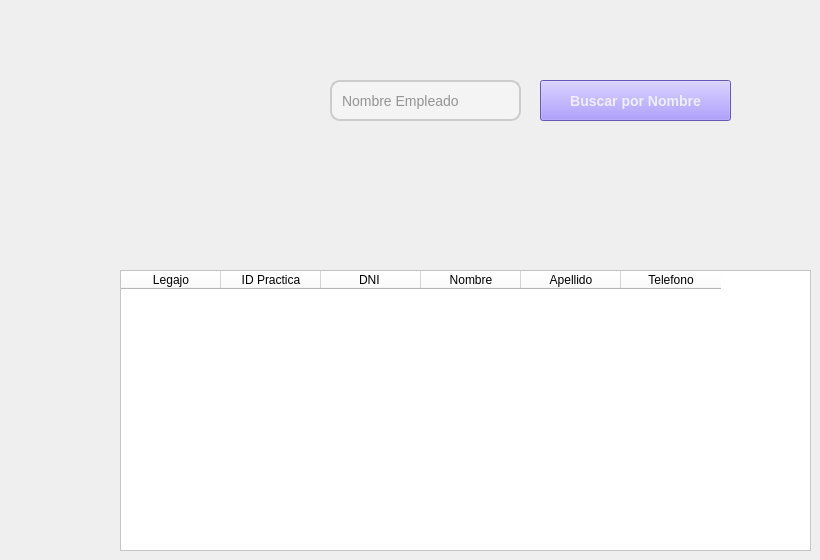
       <widget class="QWidget" name="page_VerEmpleado">
        <widget class="QTableWidget" name="tableWidget">
         <property name="geometry">
          <rect>
           <x>120</x>
           <y>270</y>
           <width>691</width>
           <height>281</height>
          </rect>
         </property>
         <property name="styleSheet">
          <string notr="true">background-color: rgb(255, 255, 255);</string>
         </property>
         <column>
          <property name="text">
           <string>Legajo</string>
          </property>
         </column>
         <column>
          <property name="text">
           <string>ID Practica</string>
          </property>
         </column>
         <column>
          <property name="text">
           <string>DNI </string>
          </property>
         </column>
         <column>
          <property name="text">
           <string>Nombre</string>
          </property>
         </column>
         <column>
          <property name="text">
           <string>Apellido</string>
          </property>
         </column>
         <column>
          <property name="text">
           <string>Telefono</string>
          </property>
         </column>
        </widget>
        <widget class="QPushButton" name="pushButton_17">
         <property name="geometry">
          <rect>
           <x>540</x>
           <y>80</y>
           <width>191</width>
           <height>41</height>
          </rect>
         </property>
         <property name="styleSheet">
          <string notr="true">
QPushButton {
   color: rgb(239, 238, 255);
background-color: rgb(145, 123, 255);
  

    padding: 10px; 
    font-size: 14px; 
    font-weight: bold; 
 
}

QPushButton:hover {
    background-color: #8793ff; 
    color: white;
}</string>
         </property>
         <property name="text">
          <string>Buscar por Nombre</string>
         </property>
         <property name="icon">
          <iconset>
           <normaloff>../Imagenes/buscar.png</normaloff>../Imagenes/buscar.png</iconset>
         </property>
         <property name="iconSize">
          <size>
           <width>30</width>
           <height>30</height>
          </size>
         </property>
        </widget>
        <widget class="QLineEdit" name="txtNombreFiltroEmp">
         <property name="geometry">
          <rect>
           <x>330</x>
           <y>80</y>
           <width>191</width>
           <height>41</height>
          </rect>
         </property>
         <property name="styleSheet">
          <string notr="true">QLineEdit {
    background-color: #f4f4f4; /* Fondo claro */
    color: #333; /* Texto oscuro */
    border: 2px solid #ccc; /* Borde inicial */
    border-radius: 10px; /* Bordes redondeados */
    padding: 8px; /* Espaciado interno */
    font-size: 14px; /* Tamaño de texto */
    font-family: &quot;Arial&quot;, sans-serif; /* Fuente limpia y moderna */
}

QLineEdit:focus {
    border: 2px solid #6200ee; /* Cambia el color del borde al enfocarse */
    background-color: #ffffff; /* Fondo blanco al enfocarse */
    color: #000; /* Texto más oscuro */
}</string>
         </property>
         <property name="placeholderText">
          <string>Nombre Empleado</string>
         </property>
        </widget>
       </widget>
